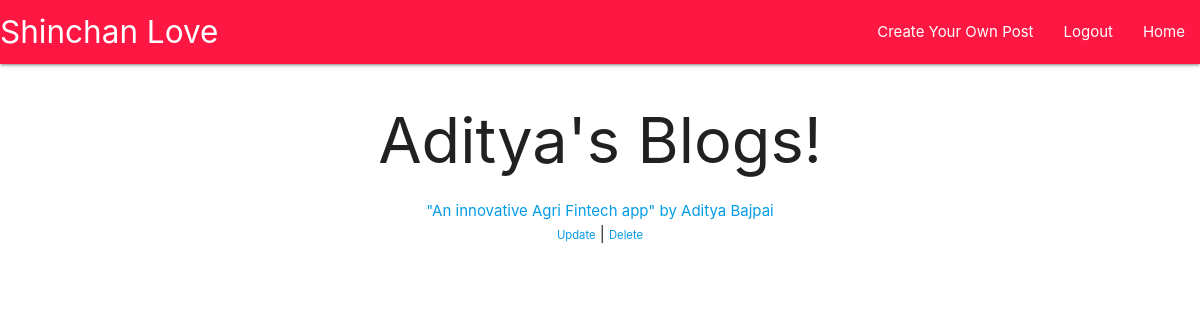
The app's page / (signed in) with its own data.
### main/models.py (models this page shows, shortened)
class Post(models.Model):
    title = models.CharField(max_length=200 , null= False)
    author = models.ForeignKey(User , on_delete=models.CASCADE , default="Author Unkown" , null=True)
    body = models.TextField()

### main/views.py (the view)
# urls.py: path('' , Home.as_view() , name='main'),
class Home(ListView):
    model = Post
    template_name = "main.html"
    ordering = ["-id"]

### templates/main.html (shortened to what this page needs)
<!DOCTYPE html>
<html lang="en">
  <head>
    <link
      rel="stylesheet"
      href="https://cdnjs.cloudflare.com/ajax/libs/materialize/1.0.0/css/materialize.min.css"
    />
  </head>
  <body>
    <nav class="red accent-3">
      <div class="nav-wrapper">
        <a href="/" class="brand-logo">Shinchan Love</a>
        <ul id="nav-mobile" class="right hide-on-med-and-down">
          {%if user.is_authenticated%}
          <li><a href="{% url 'create' %}">Create Your Own Post</a></li>
          <li><a href="{% url 'logout' %}">Logout</a></li>
          {% else %}
          <li><a href="{% url 'register' %}">Register to post</a></li>
          <li><a href="{% url 'login' %}">Login</a></li>
          {% endif %}
          <li><a href="/">Home</a></li>
        </ul>
      </div>
    </nav>
    {%block content%}
    <h1>Aditya's Blogs!</h1>
    {% for post in object_list %} {% if user.is_authenticated %}
    <ul>
      <li>
        <a href="{%url 'article' post.pk%}">
          "{{post.title}}" by {{post.author.first_name}}
          {{post.author.last_name}}
          <br />
          <a href="{%url 'update' post.pk%}"><small>Update</small></a> |
          <a href="{%url 'delete' post.pk%}"><small>Delete</small></a>
        </a>
      </li>
    </ul>
    {% endif %} {%endfor%} {%endblock%}
  </body>
</html>

### templates/main.html (style rules this page uses)
h1 { text-align: center; }
ul { text-align: center; }

### records on screen
Post: title "An innovative Agri Fintech app", author.first_name "Aditya", author.last_name "Bajpai"
